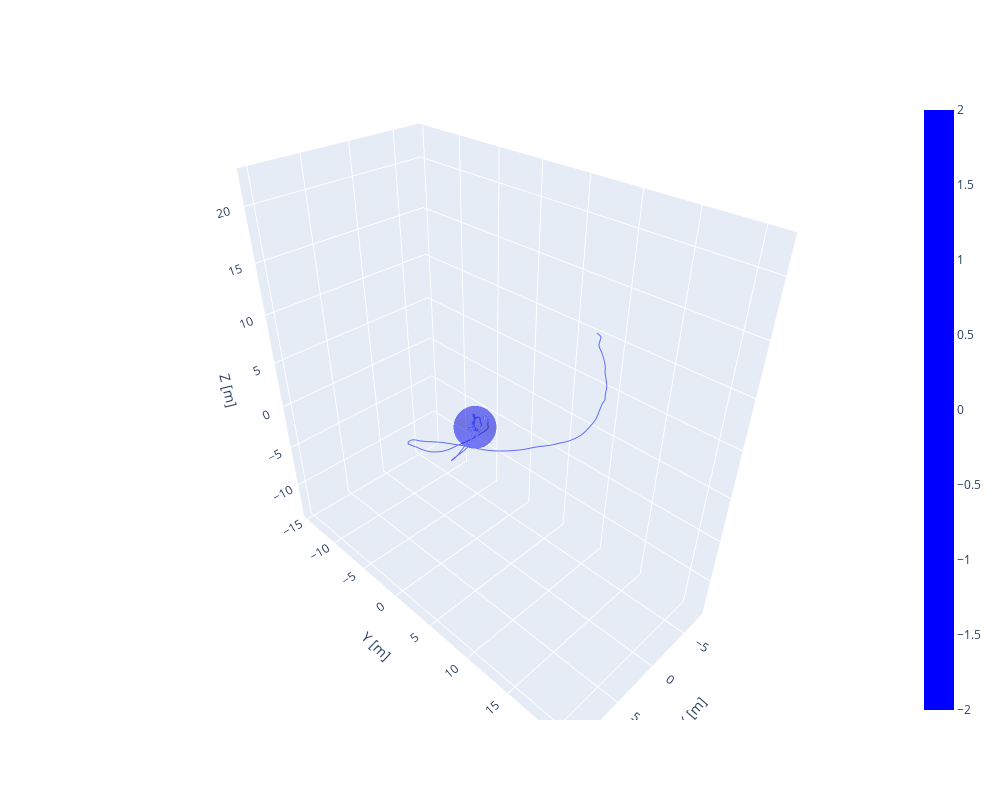

This figure's notebook cell:
### Code cell
# plot orbits 
fig = go.Figure()

# Satellite path
fig.add_scatter3d(
    x=X_true[:, 0],
    y=X_true[:, 1],
    z=X_true[:, 2],
    mode="lines",
    showlegend=False
)

# Sphere for docking tolerance box
color1 = 'blue'
color2 = 'red'
fig.add_surface(x=x_coords, y=y_coords, z=z_coords, colorscale=[[0, color1], [1,color1]], opacity=0.3)

fig.update_layout(showlegend=False, width=1000, height=800,
  scene=dict(
    xaxis=dict(title="X [m]"),
    yaxis=dict(title="Y [m]"),
    zaxis=dict(title="Z [m]"),
  ),
)

fig.show()

### Figure 1 — Plotly figure (JSON) as saved in the notebook; plotly's stock layout.template omitted (floating-point values rounded to 4 significant figures; data arrays with more than 128 entries replaced by an {"elided": "..."} marker saying what was removed)
{"data": [{"mode": "lines", "showlegend": false, "type": "scatter3d", "x": {"elided": "459 float values"}, "y": {"elided": "459 float values"}, "z": {"elided": "459 float values"}}, {"colorscale": [[0, "blue"], [1, "blue"]], "opacity": 0.3, "type": "surface", "x": {"elided": "50x50 float values"}, "y": {"elided": "50x50 float values"}, "z": {"elided": "50x50 float values"}}], "layout": {"height": 800, "scene": {"xaxis": {"title": {"text": "X [m]"}}, "yaxis": {"title": {"text": "Y [m]"}}, "zaxis": {"title": {"text": "Z [m]"}}}, "showlegend": false, "width": 1000}}
